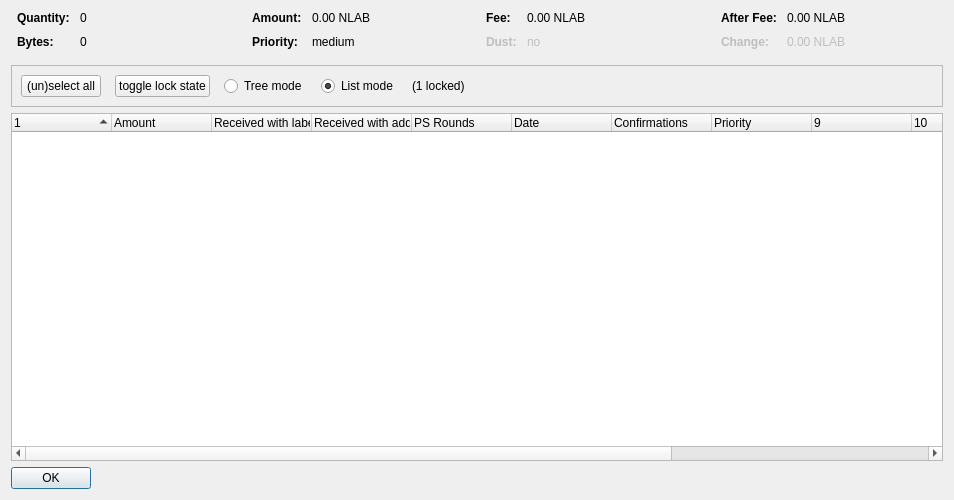
<?xml version="1.0" encoding="UTF-8"?>
<ui version="4.0">
 <class>CoinControlDialog</class>
 <widget class="QDialog" name="CoinControlDialog">
  <property name="geometry">
   <rect>
    <x>0</x>
    <y>0</y>
    <width>954</width>
    <height>500</height>
   </rect>
  </property>
  <property name="windowTitle">
   <string>Coin Selection</string>
  </property>
  <layout class="QVBoxLayout" name="verticalLayout">
   <item>
    <layout class="QHBoxLayout" name="horizontalLayoutTop" stretch="0,0,0,0">
     <property name="topMargin">
      <number>0</number>
     </property>
     <property name="bottomMargin">
      <number>10</number>
     </property>
     <item>
      <layout class="QFormLayout" name="formLayoutCoinControl1">
       <property name="horizontalSpacing">
        <number>10</number>
       </property>
       <property name="verticalSpacing">
        <number>10</number>
       </property>
       <property name="leftMargin">
        <number>6</number>
       </property>
       <property name="rightMargin">
        <number>6</number>
       </property>
       <item row="0" column="0">
        <widget class="QLabel" name="labelCoinControlQuantityText">
         <property name="font">
          <font>
           <weight>75</weight>
           <bold>true</bold>
          </font>
         </property>
         <property name="text">
          <string>Quantity:</string>
         </property>
        </widget>
       </item>
       <item row="0" column="1">
        <widget class="QLabel" name="labelCoinControlQuantity">
         <property name="cursor">
          <cursorShape>IBeamCursor</cursorShape>
         </property>
         <property name="contextMenuPolicy">
          <enum>Qt::ActionsContextMenu</enum>
         </property>
         <property name="text">
          <string notr="true">0</string>
         </property>
         <property name="textInteractionFlags">
          <set>Qt::LinksAccessibleByMouse|Qt::TextSelectableByKeyboard|Qt::TextSelectableByMouse</set>
         </property>
        </widget>
       </item>
       <item row="1" column="0">
        <widget class="QLabel" name="labelCoinControlBytesText">
         <property name="font">
          <font>
           <weight>75</weight>
           <bold>true</bold>
          </font>
         </property>
         <property name="text">
          <string>Bytes:</string>
         </property>
        </widget>
       </item>
       <item row="1" column="1">
        <widget class="QLabel" name="labelCoinControlBytes">
         <property name="cursor">
          <cursorShape>IBeamCursor</cursorShape>
         </property>
         <property name="contextMenuPolicy">
          <enum>Qt::ActionsContextMenu</enum>
         </property>
         <property name="text">
          <string notr="true">0</string>
         </property>
         <property name="textInteractionFlags">
          <set>Qt::LinksAccessibleByMouse|Qt::TextSelectableByKeyboard|Qt::TextSelectableByMouse</set>
         </property>
        </widget>
       </item>
      </layout>
     </item>
     <item>
      <layout class="QFormLayout" name="formLayoutCoinControl2">
       <property name="horizontalSpacing">
        <number>10</number>
       </property>
       <property name="verticalSpacing">
        <number>10</number>
       </property>
       <property name="leftMargin">
        <number>6</number>
       </property>
       <property name="rightMargin">
        <number>6</number>
       </property>
       <item row="0" column="0">
        <widget class="QLabel" name="labelCoinControlAmountText">
         <property name="font">
          <font>
           <weight>75</weight>
           <bold>true</bold>
          </font>
         </property>
         <property name="text">
          <string>Amount:</string>
         </property>
        </widget>
       </item>
       <item row="0" column="1">
        <widget class="QLabel" name="labelCoinControlAmount">
         <property name="cursor">
          <cursorShape>IBeamCursor</cursorShape>
         </property>
         <property name="contextMenuPolicy">
          <enum>Qt::ActionsContextMenu</enum>
         </property>
         <property name="text">
          <string notr="true">0.00 NLAB</string>
         </property>
         <property name="textInteractionFlags">
          <set>Qt::LinksAccessibleByMouse|Qt::TextSelectableByKeyboard|Qt::TextSelectableByMouse</set>
         </property>
        </widget>
       </item>
       <item row="1" column="0">
        <widget class="QLabel" name="labelCoinControlPriorityText">
         <property name="font">
          <font>
           <weight>75</weight>
           <bold>true</bold>
          </font>
         </property>
         <property name="text">
          <string>Priority:</string>
         </property>
        </widget>
       </item>
       <item row="1" column="1">
        <widget class="QLabel" name="labelCoinControlPriority">
         <property name="cursor">
          <cursorShape>IBeamCursor</cursorShape>
         </property>
         <property name="contextMenuPolicy">
          <enum>Qt::ActionsContextMenu</enum>
         </property>
         <property name="text">
          <string>medium</string>
         </property>
         <property name="textInteractionFlags">
          <set>Qt::LinksAccessibleByMouse|Qt::TextSelectableByKeyboard|Qt::TextSelectableByMouse</set>
         </property>
        </widget>
       </item>
      </layout>
     </item>
     <item>
      <layout class="QFormLayout" name="formLayoutCoinControl3">
       <property name="horizontalSpacing">
        <number>10</number>
       </property>
       <property name="verticalSpacing">
        <number>10</number>
       </property>
       <property name="leftMargin">
        <number>6</number>
       </property>
       <property name="rightMargin">
        <number>6</number>
       </property>
       <item row="0" column="0">
        <widget class="QLabel" name="labelCoinControlFeeText">
         <property name="font">
          <font>
           <weight>75</weight>
           <bold>true</bold>
          </font>
         </property>
         <property name="text">
          <string>Fee:</string>
         </property>
        </widget>
       </item>
       <item row="0" column="1">
        <widget class="QLabel" name="labelCoinControlFee">
         <property name="cursor">
          <cursorShape>IBeamCursor</cursorShape>
         </property>
         <property name="contextMenuPolicy">
          <enum>Qt::ActionsContextMenu</enum>
         </property>
         <property name="text">
          <string notr="true">0.00 NLAB</string>
         </property>
         <property name="textInteractionFlags">
          <set>Qt::LinksAccessibleByMouse|Qt::TextSelectableByKeyboard|Qt::TextSelectableByMouse</set>
         </property>
        </widget>
       </item>
       <item row="1" column="0">
        <widget class="QLabel" name="labelCoinControlLowOutputText">
         <property name="enabled">
          <bool>false</bool>
         </property>
         <property name="font">
          <font>
           <weight>75</weight>
           <bold>true</bold>
          </font>
         </property>
         <property name="text">
          <string>Dust:</string>
         </property>
        </widget>
       </item>
       <item row="1" column="1">
        <widget class="QLabel" name="labelCoinControlLowOutput">
         <property name="enabled">
          <bool>false</bool>
         </property>
         <property name="cursor">
          <cursorShape>IBeamCursor</cursorShape>
         </property>
         <property name="contextMenuPolicy">
          <enum>Qt::ActionsContextMenu</enum>
         </property>
         <property name="text">
          <string>no</string>
         </property>
         <property name="textInteractionFlags">
          <set>Qt::LinksAccessibleByMouse|Qt::TextSelectableByKeyboard|Qt::TextSelectableByMouse</set>
         </property>
        </widget>
       </item>
      </layout>
     </item>
     <item>
      <layout class="QFormLayout" name="formLayoutCoinControl4">
       <property name="horizontalSpacing">
        <number>10</number>
       </property>
       <property name="verticalSpacing">
        <number>10</number>
       </property>
       <property name="leftMargin">
        <number>6</number>
       </property>
       <property name="rightMargin">
        <number>6</number>
       </property>
       <item row="0" column="0">
        <widget class="QLabel" name="labelCoinControlAfterFeeText">
         <property name="font">
          <font>
           <weight>75</weight>
           <bold>true</bold>
          </font>
         </property>
         <property name="text">
          <string>After Fee:</string>
         </property>
        </widget>
       </item>
       <item row="0" column="1">
        <widget class="QLabel" name="labelCoinControlAfterFee">
         <property name="cursor">
          <cursorShape>IBeamCursor</cursorShape>
         </property>
         <property name="contextMenuPolicy">
          <enum>Qt::ActionsContextMenu</enum>
         </property>
         <property name="text">
          <string notr="true">0.00 NLAB</string>
         </property>
         <property name="textInteractionFlags">
          <set>Qt::LinksAccessibleByMouse|Qt::TextSelectableByKeyboard|Qt::TextSelectableByMouse</set>
         </property>
        </widget>
       </item>
       <item row="1" column="0">
        <widget class="QLabel" name="labelCoinControlChangeText">
         <property name="enabled">
          <bool>false</bool>
         </property>
         <property name="font">
          <font>
           <weight>75</weight>
           <bold>true</bold>
          </font>
         </property>
         <property name="text">
          <string>Change:</string>
         </property>
        </widget>
       </item>
       <item row="1" column="1">
        <widget class="QLabel" name="labelCoinControlChange">
         <property name="enabled">
          <bool>false</bool>
         </property>
         <property name="cursor">
          <cursorShape>IBeamCursor</cursorShape>
         </property>
         <property name="contextMenuPolicy">
          <enum>Qt::ActionsContextMenu</enum>
         </property>
         <property name="text">
          <string notr="true">0.00 NLAB</string>
         </property>
         <property name="textInteractionFlags">
          <set>Qt::LinksAccessibleByMouse|Qt::TextSelectableByKeyboard|Qt::TextSelectableByMouse</set>
         </property>
        </widget>
       </item>
      </layout>
     </item>
    </layout>
   </item>
   <item>
    <widget class="QFrame" name="frame">
     <property name="minimumSize">
      <size>
       <width>0</width>
       <height>40</height>
      </size>
     </property>
     <property name="frameShape">
      <enum>QFrame::StyledPanel</enum>
     </property>
     <property name="frameShadow">
      <enum>QFrame::Sunken</enum>
     </property>
     <layout class="QHBoxLayout" name="horizontalLayout">
      <item>
       <layout class="QHBoxLayout" name="horizontalLayoutPanel" stretch="0,0,0,0,0,0">
        <property name="spacing">
         <number>14</number>
        </property>
        <item>
         <widget class="QPushButton" name="pushButtonSelectAll">
          <property name="sizePolicy">
           <sizepolicy hsizetype="Maximum" vsizetype="Fixed">
            <horstretch>0</horstretch>
            <verstretch>0</verstretch>
           </sizepolicy>
          </property>
          <property name="text">
           <string>(un)select all</string>
          </property>
          <property name="autoDefault">
           <bool>false</bool>
          </property>
         </widget>
        </item>
        <item>
         <widget class="QPushButton" name="pushButtonToggleLock">
          <property name="sizePolicy">
           <sizepolicy hsizetype="Maximum" vsizetype="Fixed">
            <horstretch>0</horstretch>
            <verstretch>0</verstretch>
           </sizepolicy>
          </property>
          <property name="text">
           <string>toggle lock state</string>
          </property>
          <property name="autoDefault">
           <bool>false</bool>
          </property>
         </widget>
        </item>
        <item>
         <widget class="QRadioButton" name="radioTreeMode">
          <property name="sizePolicy">
           <sizepolicy hsizetype="Maximum" vsizetype="Fixed">
            <horstretch>0</horstretch>
            <verstretch>0</verstretch>
           </sizepolicy>
          </property>
          <property name="text">
           <string>Tree mode</string>
          </property>
         </widget>
        </item>
        <item>
         <widget class="QRadioButton" name="radioListMode">
          <property name="sizePolicy">
           <sizepolicy hsizetype="Maximum" vsizetype="Fixed">
            <horstretch>0</horstretch>
            <verstretch>0</verstretch>
           </sizepolicy>
          </property>
          <property name="text">
           <string>List mode</string>
          </property>
          <property name="checked">
           <bool>true</bool>
          </property>
         </widget>
        </item>
        <item>
         <widget class="QLabel" name="labelLocked">
          <property name="text">
           <string>(1 locked)</string>
          </property>
         </widget>
        </item>
        <item>
         <spacer name="horizontalSpacer">
          <property name="orientation">
           <enum>Qt::Horizontal</enum>
          </property>
          <property name="sizeHint" stdset="0">
           <size>
            <width>40</width>
            <height>20</height>
           </size>
          </property>
         </spacer>
        </item>
       </layout>
      </item>
     </layout>
    </widget>
   </item>
   <item>
    <widget class="CoinControlTreeWidget" name="treeWidget">
     <property name="contextMenuPolicy">
      <enum>Qt::CustomContextMenu</enum>
     </property>
     <property name="sortingEnabled">
      <bool>false</bool>
     </property>
     <property name="columnCount">
      <number>13</number>
     </property>
     <attribute name="headerShowSortIndicator" stdset="0">
      <bool>true</bool>
     </attribute>
     <attribute name="headerStretchLastSection">
      <bool>false</bool>
     </attribute>
     <column>
      <property name="text">
       <string/>
      </property>
     </column>
     <column>
      <property name="text">
       <string>Amount</string>
      </property>
     </column>
     <column>
      <property name="text">
       <string>Received with label</string>
      </property>
     </column>
     <column>
      <property name="text">
       <string>Received with address</string>
      </property>
     </column>
     <column>
      <property name="text">
       <string>PS Rounds</string>
      </property>
     </column>
     <column>
      <property name="text">
       <string>Date</string>
      </property>
     </column>
     <column>
      <property name="text">
       <string>Confirmations</string>
      </property>
      <property name="toolTip">
       <string>Confirmed</string>
      </property>
     </column>
     <column>
      <property name="text">
       <string>Priority</string>
      </property>
     </column>
     <column>
      <property name="text">
       <string/>
      </property>
     </column>
     <column>
      <property name="text">
       <string/>
      </property>
     </column>
     <column>
      <property name="text">
       <string/>
      </property>
     </column>
     <column>
      <property name="text">
       <string/>
      </property>
     </column>
     <column>
      <property name="text">
       <string/>
      </property>
     </column>
    </widget>
   </item>
   <item>
    <widget class="QDialogButtonBox" name="buttonBox">
     <property name="sizePolicy">
      <sizepolicy hsizetype="Maximum" vsizetype="Fixed">
       <horstretch>0</horstretch>
       <verstretch>0</verstretch>
      </sizepolicy>
     </property>
     <property name="orientation">
      <enum>Qt::Horizontal</enum>
     </property>
     <property name="standardButtons">
      <set>QDialogButtonBox::Ok</set>
     </property>
    </widget>
   </item>
  </layout>
 </widget>
 <customwidgets>
  <customwidget>
   <class>CoinControlTreeWidget</class>
   <extends>QTreeWidget</extends>
   <header>coincontroltreewidget.h</header>
  </customwidget>
 </customwidgets>
 <resources/>
 <connections/>
</ui>
